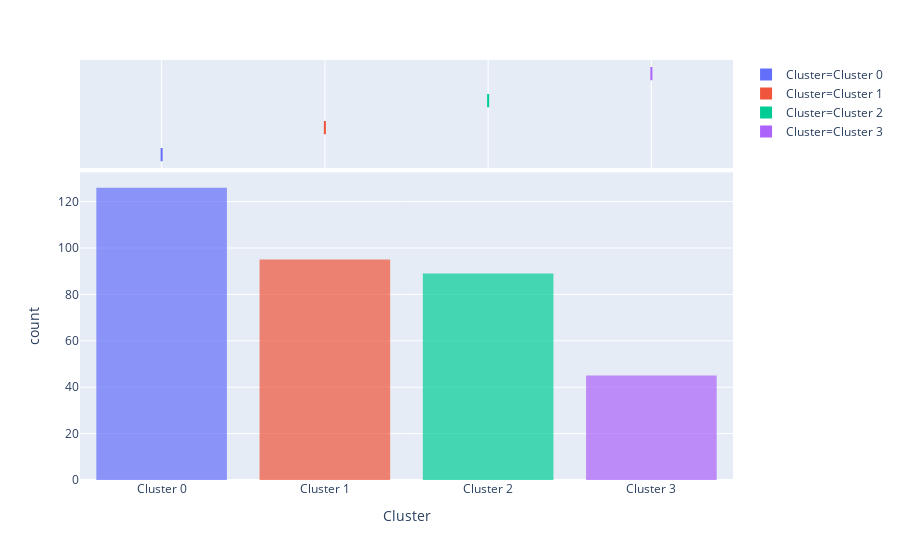

Write notebook code for a chart like this one.
### Code cell
plot_model(kmeans, plot = 'distribution')

### Figure 1 — Plotly figure (JSON) as saved in the notebook; plotly's stock layout.template omitted (floating-point values rounded to 4 significant figures; data arrays with more than 128 entries replaced by an {"elided": "..."} marker saying what was removed)
{"data": [{"alignmentgroup": "True", "bingroup": "x", "hoverlabel": {"namelength": 0}, "hovertemplate": "Cluster=%{x}<br>count=%{y}", "legendgroup": "Cluster=Cluster 0", "marker": {"color": "#636efa", "opacity": 0.7}, "name": "Cluster=Cluster 0", "offsetgroup": "Cluster=Cluster 0", "orientation": "v", "showlegend": true, "type": "histogram", "x": ["Cluster 0", "Cluster 0", "Cluster 0", "Cluster 0", "Cluster 0", "Cluster 0", "Cluster 0", "Cluster 0", "Cluster 0", "Cluster 0", "Cluster 0", "Cluster 0", "Cluster 0", "Cluster 0", "Cluster 0", "Cluster 0", "Cluster 0", "Cluster 0", "Cluster 0", "Cluster 0", "Cluster 0", "Cluster 0", "Cluster 0", "Cluster 0", "Cluster 0", "Cluster 0", "Cluster 0", "Cluster 0", "Cluster 0", "Cluster 0", "Cluster 0", "Cluster 0", "Cluster 0", "Cluster 0", "Cluster 0", "Cluster 0", "Cluster 0", "Cluster 0", "Cluster 0", "Cluster 0", "Cluster 0", "Cluster 0", "Cluster 0", "Cluster 0", "Cluster 0", "Cluster 0", "Cluster 0", "Cluster 0", "Cluster 0", "Cluster 0", "Cluster 0", "Cluster 0", "Cluster 0", "Cluster 0", "Cluster 0", "Cluster 0", "Cluster 0", "Cluster 0", "Cluster 0", "Cluster 0", "Cluster 0", "Cluster 0", "Cluster 0", "Cluster 0", "Cluster 0", "Cluster 0", "Cluster 0", "Cluster 0", "Cluster 0", "Cluster 0", "Cluster 0", "Cluster 0", "Cluster 0", "Cluster 0", "Cluster 0", "Cluster 0", "Cluster 0", "Cluster 0", "Cluster 0", "Cluster 0", "Cluster 0", "Cluster 0", "Cluster 0", "Cluster 0", "Cluster 0", "Cluster 0", "Cluster 0", "Cluster 0", "Cluster 0", "Cluster 0", "Cluster 0", "Cluster 0", "Cluster 0", "Cluster 0", "Cluster 0", "Cluster 0", "Cluster 0", "Cluster 0", "Cluster 0", "Cluster 0", "Cluster 0", "Cluster 0", "Cluster 0", "Cluster 0", "Cluster 0", "Cluster 0", "Cluster 0", "Cluster 0", "Cluster 0", "Cluster 0", "Cluster 0", "Cluster 0", "Cluster 0", "Cluster 0", "Cluster 0", "Cluster 0", "Cluster 0", "Cluster 0", "Cluster 0", "Cluster 0", "Cluster 0", "Cluster 0", "Cluster 0", "Cluster 0", "Cluster 0", "Cluster 0"], "xaxis": "x", "yaxis": "y"}, {"alignmentgroup": "True", "customdata": {"elided": "126x45 mixed values"}, "hoverlabel": {"namelength": 0}, "hovertemplate": "Cluster=%{customdata[44]}<br>malignant=%{customdata[0]}<br>bilateral=%{customdata[1]}<br>age=%{customdata[2]}<br>month=%{customdata[3]}<br>height=%{customdata[4]}<br>weight=%{customdata[5]}<br>bmi=%{customdata[6]}<br>diabetes=%{customdata[7]}<br>hypertension=%{customdata[8]}<br>surgery=%{customdata[9]}<br>smoking=%{customdata[10]}<br>family=%{customdata[11]}<br>menarche=%{customdata[12]}<br>mensperiod=%{customdata[13]}<br>menopause=%{customdata[14]}<br>menregular=%{customdata[15]}<br>miscarriage=%{customdata[16]}<br>pregnancy=%{customdata[17]}<br>childbearing=%{customdata[18]}<br>disnature=%{customdata[19]}<br>dischange=%{customdata[20]}<br>disnumber=%{customdata[21]}<br>intraductalmass=%{customdata[22]}<br>position=%{customdata[23]}<br>distance=%{customdata[24]}<br>shape=%{customdata[25]}<br>surface=%{customdata[26]}<br>status=%{customdata[27]}<br>quantity=%{customdata[28]}<br>distribution=%{customdata[29]}<br>retraction=%{customdata[30]}<br>appearance=%{customdata[31]}<br>ductectasia=%{customdata[32]}<br>numintramass=%{customdata[33]}<br>numcysmass=%{customdata[34]}<br>nummass=%{customdata[35]}<br>ussize=%{customdata[36]}<br>usposition=%{customdata[37]}<br>usdistance=%{customdata[38]}<br>usshape=%{customdata[39]}<br>usboundary=%{customdata[40]}<br>bloodflow=%{customdata[41]}<br>calcification=%{customdata[42]}<br>birads=%{customdata[43]}", "legendgroup": "Cluster=Cluster 0", "marker": {"color": "#636efa"}, "name": "Cluster=Cluster 0", "notched": true, "offsetgroup": "Cluster=Cluster 0", "showlegend": false, "type": "box", "x": ["Cluster 0", "Cluster 0", "Cluster 0", "Cluster 0", "Cluster 0", "Cluster 0", "Cluster 0", "Cluster 0", "Cluster 0", "Cluster 0", "Cluster 0", "Cluster 0", "Cluster 0", "Cluster 0", "Cluster 0", "Cluster 0", "Cluster 0", "Cluster 0", "Cluster 0", "Cluster 0", "Cluster 0", "Cluster 0", "Cluster 0", "Cluster 0", "Cluster 0", "Cluster 0", "Cluster 0", "Cluster 0", "Cluster 0", "Cluster 0", "Cluster 0", "Cluster 0", "Cluster 0", "Cluster 0", "Cluster 0", "Cluster 0", "Cluster 0", "Cluster 0", "Cluster 0", "Cluster 0", "Cluster 0", "Cluster 0", "Cluster 0", "Cluster 0", "Cluster 0", "Cluster 0", "Cluster 0", "Cluster 0", "Cluster 0", "Cluster 0", "Cluster 0", "Cluster 0", "Cluster 0", "Cluster 0", "Cluster 0", "Cluster 0", "Cluster 0", "Cluster 0", "Cluster 0", "Cluster 0", "Cluster 0", "Cluster 0", "Cluster 0", "Cluster 0", "Cluster 0", "Cluster 0", "Cluster 0", "Cluster 0", "Cluster 0", "Cluster 0", "Cluster 0", "Cluster 0", "Cluster 0", "Cluster 0", "Cluster 0", "Cluster 0", "Cluster 0", "Cluster 0", "Cluster 0", "Cluster 0", "Cluster 0", "Cluster 0", "Cluster 0", "Cluster 0", "Cluster 0", "Cluster 0", "Cluster 0", "Cluster 0", "Cluster 0", "Cluster 0", "Cluster 0", "Cluster 0", "Cluster 0", "Cluster 0", "Cluster 0", "Cluster 0", "Cluster 0", "Cluster 0", "Cluster 0", "Cluster 0", "Cluster 0", "Cluster 0", "Cluster 0", "Cluster 0", "Cluster 0", "Cluster 0", "Cluster 0", "Cluster 0", "Cluster 0", "Cluster 0", "Cluster 0", "Cluster 0", "Cluster 0", "Cluster 0", "Cluster 0", "Cluster 0", "Cluster 0", "Cluster 0", "Cluster 0", "Cluster 0", "Cluster 0", "Cluster 0", "Cluster 0", "Cluster 0", "Cluster 0", "Cluster 0"], "xaxis": "x2", "yaxis": "y2"}, {"alignmentgroup": "True", "bingroup": "x", "hoverlabel": {"namelength": 0}, "hovertemplate": "Cluster=%{x}<br>count=%{y}", "legendgroup": "Cluster=Cluster 1", "marker": {"color": "#EF553B", "opacity": 0.7}, "name": "Cluster=Cluster 1", "offsetgroup": "Cluster=Cluster 1", "orientation": "v", "showlegend": true, "type": "histogram", "x": ["Cluster 1", "Cluster 1", "Cluster 1", "Cluster 1", "Cluster 1", "Cluster 1", "Cluster 1", "Cluster 1", "Cluster 1", "Cluster 1", "Cluster 1", "Cluster 1", "Cluster 1", "Cluster 1", "Cluster 1", "Cluster 1", "Cluster 1", "Cluster 1", "Cluster 1", "Cluster 1", "Cluster 1", "Cluster 1", "Cluster 1", "Cluster 1", "Cluster 1", "Cluster 1", "Cluster 1", "Cluster 1", "Cluster 1", "Cluster 1", "Cluster 1", "Cluster 1", "Cluster 1", "Cluster 1", "Cluster 1", "Cluster 1", "Cluster 1", "Cluster 1", "Cluster 1", "Cluster 1", "Cluster 1", "Cluster 1", "Cluster 1", "Cluster 1", "Cluster 1", "Cluster 1", "Cluster 1", "Cluster 1", "Cluster 1", "Cluster 1", "Cluster 1", "Cluster 1", "Cluster 1", "Cluster 1", "Cluster 1", "Cluster 1", "Cluster 1", "Cluster 1", "Cluster 1", "Cluster 1", "Cluster 1", "Cluster 1", "Cluster 1", "Cluster 1", "Cluster 1", "Cluster 1", "Cluster 1", "Cluster 1", "Cluster 1", "Cluster 1", "Cluster 1", "Cluster 1", "Cluster 1", "Cluster 1", "Cluster 1", "Cluster 1", "Cluster 1", "Cluster 1", "Cluster 1", "Cluster 1", "Cluster 1", "Cluster 1", "Cluster 1", "Cluster 1", "Cluster 1", "Cluster 1", "Cluster 1", "Cluster 1", "Cluster 1", "Cluster 1", "Cluster 1", "Cluster 1", "Cluster 1", "Cluster 1", "Cluster 1"], "xaxis": "x", "yaxis": "y"}, {"alignmentgroup": "True", "customdata": {"elided": "95x45 mixed values"}, "hoverlabel": {"namelength": 0}, "hovertemplate": "Cluster=%{customdata[44]}<br>malignant=%{customdata[0]}<br>bilateral=%{customdata[1]}<br>age=%{customdata[2]}<br>month=%{customdata[3]}<br>height=%{customdata[4]}<br>weight=%{customdata[5]}<br>bmi=%{customdata[6]}<br>diabetes=%{customdata[7]}<br>hypertension=%{customdata[8]}<br>surgery=%{customdata[9]}<br>smoking=%{customdata[10]}<br>family=%{customdata[11]}<br>menarche=%{customdata[12]}<br>mensperiod=%{customdata[13]}<br>menopause=%{customdata[14]}<br>menregular=%{customdata[15]}<br>miscarriage=%{customdata[16]}<br>pregnancy=%{customdata[17]}<br>childbearing=%{customdata[18]}<br>disnature=%{customdata[19]}<br>dischange=%{customdata[20]}<br>disnumber=%{customdata[21]}<br>intraductalmass=%{customdata[22]}<br>position=%{customdata[23]}<br>distance=%{customdata[24]}<br>shape=%{customdata[25]}<br>surface=%{customdata[26]}<br>status=%{customdata[27]}<br>quantity=%{customdata[28]}<br>distribution=%{customdata[29]}<br>retraction=%{customdata[30]}<br>appearance=%{customdata[31]}<br>ductectasia=%{customdata[32]}<br>numintramass=%{customdata[33]}<br>numcysmass=%{customdata[34]}<br>nummass=%{customdata[35]}<br>ussize=%{customdata[36]}<br>usposition=%{customdata[37]}<br>usdistance=%{customdata[38]}<br>usshape=%{customdata[39]}<br>usboundary=%{customdata[40]}<br>bloodflow=%{customdata[41]}<br>calcification=%{customdata[42]}<br>birads=%{customdata[43]}", "legendgroup": "Cluster=Cluster 1", "marker": {"color": "#EF553B"}, "name": "Cluster=Cluster 1", "notched": true, "offsetgroup": "Cluster=Cluster 1", "showlegend": false, "type": "box", "x": ["Cluster 1", "Cluster 1", "Cluster 1", "Cluster 1", "Cluster 1", "Cluster 1", "Cluster 1", "Cluster 1", "Cluster 1", "Cluster 1", "Cluster 1", "Cluster 1", "Cluster 1", "Cluster 1", "Cluster 1", "Cluster 1", "Cluster 1", "Cluster 1", "Cluster 1", "Cluster 1", "Cluster 1", "Cluster 1", "Cluster 1", "Cluster 1", "Cluster 1", "Cluster 1", "Cluster 1", "Cluster 1", "Cluster 1", "Cluster 1", "Cluster 1", "Cluster 1", "Cluster 1", "Cluster 1", "Cluster 1", "Cluster 1", "Cluster 1", "Cluster 1", "Cluster 1", "Cluster 1", "Cluster 1", "Cluster 1", "Cluster 1", "Cluster 1", "Cluster 1", "Cluster 1", "Cluster 1", "Cluster 1", "Cluster 1", "Cluster 1", "Cluster 1", "Cluster 1", "Cluster 1", "Cluster 1", "Cluster 1", "Cluster 1", "Cluster 1", "Cluster 1", "Cluster 1", "Cluster 1", "Cluster 1", "Cluster 1", "Cluster 1", "Cluster 1", "Cluster 1", "Cluster 1", "Cluster 1", "Cluster 1", "Cluster 1", "Cluster 1", "Cluster 1", "Cluster 1", "Cluster 1", "Cluster 1", "Cluster 1", "Cluster 1", "Cluster 1", "Cluster 1", "Cluster 1", "Cluster 1", "Cluster 1", "Cluster 1", "Cluster 1", "Cluster 1", "Cluster 1", "Cluster 1", "Cluster 1", "Cluster 1", "Cluster 1", "Cluster 1", "Cluster 1", "Cluster 1", "Cluster 1", "Cluster 1", "Cluster 1"], "xaxis": "x2", "yaxis": "y2"}, {"alignmentgroup": "True", "bingroup": "x", "hoverlabel": {"namelength": 0}, "hovertemplate": "Cluster=%{x}<br>count=%{y}", "legendgroup": "Cluster=Cluster 2", "marker": {"color": "#00cc96", "opacity": 0.7}, "name": "Cluster=Cluster 2", "offsetgroup": "Cluster=Cluster 2", "orientation": "v", "showlegend": true, "type": "histogram", "x": ["Cluster 2", "Cluster 2", "Cluster 2", "Cluster 2", "Cluster 2", "Cluster 2", "Cluster 2", "Cluster 2", "Cluster 2", "Cluster 2", "Cluster 2", "Cluster 2", "Cluster 2", "Cluster 2", "Cluster 2", "Cluster 2", "Cluster 2", "Cluster 2", "Cluster 2", "Cluster 2", "Cluster 2", "Cluster 2", "Cluster 2", "Cluster 2", "Cluster 2", "Cluster 2", "Cluster 2", "Cluster 2", "Cluster 2", "Cluster 2", "Cluster 2", "Cluster 2", "Cluster 2", "Cluster 2", "Cluster 2", "Cluster 2", "Cluster 2", "Cluster 2", "Cluster 2", "Cluster 2", "Cluster 2", "Cluster 2", "Cluster 2", "Cluster 2", "Cluster 2", "Cluster 2", "Cluster 2", "Cluster 2", "Cluster 2", "Cluster 2", "Cluster 2", "Cluster 2", "Cluster 2", "Cluster 2", "Cluster 2", "Cluster 2", "Cluster 2", "Cluster 2", "Cluster 2", "Cluster 2", "Cluster 2", "Cluster 2", "Cluster 2", "Cluster 2", "Cluster 2", "Cluster 2", "Cluster 2", "Cluster 2", "Cluster 2", "Cluster 2", "Cluster 2", "Cluster 2", "Cluster 2", "Cluster 2", "Cluster 2", "Cluster 2", "Cluster 2", "Cluster 2", "Cluster 2", "Cluster 2", "Cluster 2", "Cluster 2", "Cluster 2", "Cluster 2", "Cluster 2", "Cluster 2", "Cluster 2", "Cluster 2", "Cluster 2"], "xaxis": "x", "yaxis": "y"}, {"alignmentgroup": "True", "customdata": {"elided": "89x45 mixed values"}, "hoverlabel": {"namelength": 0}, "hovertemplate": "Cluster=%{customdata[44]}<br>malignant=%{customdata[0]}<br>bilateral=%{customdata[1]}<br>age=%{customdata[2]}<br>month=%{customdata[3]}<br>height=%{customdata[4]}<br>weight=%{customdata[5]}<br>bmi=%{customdata[6]}<br>diabetes=%{customdata[7]}<br>hypertension=%{customdata[8]}<br>surgery=%{customdata[9]}<br>smoking=%{customdata[10]}<br>family=%{customdata[11]}<br>menarche=%{customdata[12]}<br>mensperiod=%{customdata[13]}<br>menopause=%{customdata[14]}<br>menregular=%{customdata[15]}<br>miscarriage=%{customdata[16]}<br>pregnancy=%{customdata[17]}<br>childbearing=%{customdata[18]}<br>disnature=%{customdata[19]}<br>dischange=%{customdata[20]}<br>disnumber=%{customdata[21]}<br>intraductalmass=%{customdata[22]}<br>position=%{customdata[23]}<br>distance=%{customdata[24]}<br>shape=%{customdata[25]}<br>surface=%{customdata[26]}<br>status=%{customdata[27]}<br>quantity=%{customdata[28]}<br>distribution=%{customdata[29]}<br>retraction=%{customdata[30]}<br>appearance=%{customdata[31]}<br>ductectasia=%{customdata[32]}<br>numintramass=%{customdata[33]}<br>numcysmass=%{customdata[34]}<br>nummass=%{customdata[35]}<br>ussize=%{customdata[36]}<br>usposition=%{customdata[37]}<br>usdistance=%{customdata[38]}<br>usshape=%{customdata[39]}<br>usboundary=%{customdata[40]}<br>bloodflow=%{customdata[41]}<br>calcification=%{customdata[42]}<br>birads=%{customdata[43]}", "legendgroup": "Cluster=Cluster 2", "marker": {"color": "#00cc96"}, "name": "Cluster=Cluster 2", "notched": true, "offsetgroup": "Cluster=Cluster 2", "showlegend": false, "type": "box", "x": ["Cluster 2", "Cluster 2", "Cluster 2", "Cluster 2", "Cluster 2", "Cluster 2", "Cluster 2", "Cluster 2", "Cluster 2", "Cluster 2", "Cluster 2", "Cluster 2", "Cluster 2", "Cluster 2", "Cluster 2", "Cluster 2", "Cluster 2", "Cluster 2", "Cluster 2", "Cluster 2", "Cluster 2", "Cluster 2", "Cluster 2", "Cluster 2", "Cluster 2", "Cluster 2", "Cluster 2", "Cluster 2", "Cluster 2", "Cluster 2", "Cluster 2", "Cluster 2", "Cluster 2", "Cluster 2", "Cluster 2", "Cluster 2", "Cluster 2", "Cluster 2", "Cluster 2", "Cluster 2", "Cluster 2", "Cluster 2", "Cluster 2", "Cluster 2", "Cluster 2", "Cluster 2", "Cluster 2", "Cluster 2", "Cluster 2", "Cluster 2", "Cluster 2", "Cluster 2", "Cluster 2", "Cluster 2", "Cluster 2", "Cluster 2", "Cluster 2", "Cluster 2", "Cluster 2", "Cluster 2", "Cluster 2", "Cluster 2", "Cluster 2", "Cluster 2", "Cluster 2", "Cluster 2", "Cluster 2", "Cluster 2", "Cluster 2", "Cluster 2", "Cluster 2", "Cluster 2", "Cluster 2", "Cluster 2", "Cluster 2", "Cluster 2", "Cluster 2", "Cluster 2", "Cluster 2", "Cluster 2", "Cluster 2", "Cluster 2", "Cluster 2", "Cluster 2", "Cluster 2", "Cluster 2", "Cluster 2", "Cluster 2", "Cluster 2"], "xaxis": "x2", "yaxis": "y2"}, {"alignmentgroup": "True", "bingroup": "x", "hoverlabel": {"namelength": 0}, "hovertemplate": "Cluster=%{x}<br>count=%{y}", "legendgroup": "Cluster=Cluster 3", "marker": {"color": "#ab63fa", "opacity": 0.7}, "name": "Cluster=Cluster 3", "offsetgroup": "Cluster=Cluster 3", "orientation": "v", "showlegend": true, "type": "histogram", "x": ["Cluster 3", "Cluster 3", "Cluster 3", "Cluster 3", "Cluster 3", "Cluster 3", "Cluster 3", "Cluster 3", "Cluster 3", "Cluster 3", "Cluster 3", "Cluster 3", "Cluster 3", "Cluster 3", "Cluster 3", "Cluster 3", "Cluster 3", "Cluster 3", "Cluster 3", "Cluster 3", "Cluster 3", "Cluster 3", "Cluster 3", "Cluster 3", "Cluster 3", "Cluster 3", "Cluster 3", "Cluster 3", "Cluster 3", "Cluster 3", "Cluster 3", "Cluster 3", "Cluster 3", "Cluster 3", "Cluster 3", "Cluster 3", "Cluster 3", "Cluster 3", "Cluster 3", "Cluster 3", "Cluster 3", "Cluster 3", "Cluster 3", "Cluster 3", "Cluster 3"], "xaxis": "x", "yaxis": "y"}, {"alignmentgroup": "True", "customdata": {"elided": "45x45 mixed values"}, "hoverlabel": {"namelength": 0}, "hovertemplate": "Cluster=%{customdata[44]}<br>malignant=%{customdata[0]}<br>bilateral=%{customdata[1]}<br>age=%{customdata[2]}<br>month=%{customdata[3]}<br>height=%{customdata[4]}<br>weight=%{customdata[5]}<br>bmi=%{customdata[6]}<br>diabetes=%{customdata[7]}<br>hypertension=%{customdata[8]}<br>surgery=%{customdata[9]}<br>smoking=%{customdata[10]}<br>family=%{customdata[11]}<br>menarche=%{customdata[12]}<br>mensperiod=%{customdata[13]}<br>menopause=%{customdata[14]}<br>menregular=%{customdata[15]}<br>miscarriage=%{customdata[16]}<br>pregnancy=%{customdata[17]}<br>childbearing=%{customdata[18]}<br>disnature=%{customdata[19]}<br>dischange=%{customdata[20]}<br>disnumber=%{customdata[21]}<br>intraductalmass=%{customdata[22]}<br>position=%{customdata[23]}<br>distance=%{customdata[24]}<br>shape=%{customdata[25]}<br>surface=%{customdata[26]}<br>status=%{customdata[27]}<br>quantity=%{customdata[28]}<br>distribution=%{customdata[29]}<br>retraction=%{customdata[30]}<br>appearance=%{customdata[31]}<br>ductectasia=%{customdata[32]}<br>numintramass=%{customdata[33]}<br>numcysmass=%{customdata[34]}<br>nummass=%{customdata[35]}<br>ussize=%{customdata[36]}<br>usposition=%{customdata[37]}<br>usdistance=%{customdata[38]}<br>usshape=%{customdata[39]}<br>usboundary=%{customdata[40]}<br>bloodflow=%{customdata[41]}<br>calcification=%{customdata[42]}<br>birads=%{customdata[43]}", "legendgroup": "Cluster=Cluster 3", "marker": {"color": "#ab63fa"}, "name": "Cluster=Cluster 3", "notched": true, "offsetgroup": "Cluster=Cluster 3", "showlegend": false, "type": "box", "x": ["Cluster 3", "Cluster 3", "Cluster 3", "Cluster 3", "Cluster 3", "Cluster 3", "Cluster 3", "Cluster 3", "Cluster 3", "Cluster 3", "Cluster 3", "Cluster 3", "Cluster 3", "Cluster 3", "Cluster 3", "Cluster 3", "Cluster 3", "Cluster 3", "Cluster 3", "Cluster 3", "Cluster 3", "Cluster 3", "Cluster 3", "Cluster 3", "Cluster 3", "Cluster 3", "Cluster 3", "Cluster 3", "Cluster 3", "Cluster 3", "Cluster 3", "Cluster 3", "Cluster 3", "Cluster 3", "Cluster 3", "Cluster 3", "Cluster 3", "Cluster 3", "Cluster 3", "Cluster 3", "Cluster 3", "Cluster 3", "Cluster 3", "Cluster 3", "Cluster 3"], "xaxis": "x2", "yaxis": "y2"}], "layout": {"barmode": "relative", "legend": {"tracegroupgap": 0}, "margin": {"t": 60}, "xaxis": {"anchor": "y", "categoryarray": ["Cluster 0", "Cluster 1", "Cluster 2", "Cluster 3"], "categoryorder": "array", "domain": [0, 1], "title": {"text": "Cluster"}}, "xaxis2": {"anchor": "y2", "domain": [0, 1], "matches": "x", "showgrid": true, "showticklabels": false}, "yaxis": {"anchor": "x", "domain": [0, 0.7326], "title": {"text": "count"}}, "yaxis2": {"anchor": "x2", "domain": [0.7426, 1], "matches": "y2", "showgrid": false, "showline": false, "showticklabels": false, "ticks": ""}}}
